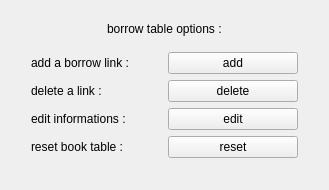
              <widget class="QWidget" name="page_6">
               <property name="geometry">
                <rect>
                 <x>0</x>
                 <y>0</y>
                 <width>329</width>
                 <height>190</height>
                </rect>
               </property>
               <attribute name="label">
                <string>borrow section</string>
               </attribute>
               <layout class="QVBoxLayout" name="verticalLayout_27">
                <item>
                 <layout class="QVBoxLayout" name="verticalLayout_22">
                  <property name="leftMargin">
                   <number>10</number>
                  </property>
                  <property name="topMargin">
                   <number>10</number>
                  </property>
                  <property name="rightMargin">
                   <number>10</number>
                  </property>
                  <property name="bottomMargin">
                   <number>10</number>
                  </property>
                  <item alignment="Qt::AlignmentFlag::AlignHCenter">
                   <widget class="QLabel" name="label_26">
                    <property name="minimumSize">
                     <size>
                      <width>0</width>
                      <height>10</height>
                     </size>
                    </property>
                    <property name="maximumSize">
                     <size>
                      <width>16777215</width>
                      <height>15</height>
                     </size>
                    </property>
                    <property name="text">
                     <string>borrow table options :</string>
                    </property>
                   </widget>
                  </item>
                  <item>
                   <layout class="QGridLayout" name="gridLayout_7">
                    <property name="leftMargin">
                     <number>10</number>
                    </property>
                    <property name="topMargin">
                     <number>10</number>
                    </property>
                    <property name="rightMargin">
                     <number>10</number>
                    </property>
                    <property name="bottomMargin">
                     <number>10</number>
                    </property>
                    <item row="3" column="0">
                     <widget class="QLabel" name="label_27">
                      <property name="text">
                       <string>reset book table :</string>
                      </property>
                     </widget>
                    </item>
                    <item row="1" column="0">
                     <widget class="QLabel" name="label_28">
                      <property name="text">
                       <string>delete a link :</string>
                      </property>
                     </widget>
                    </item>
                    <item row="0" column="0">
                     <widget class="QLabel" name="label_29">
                      <property name="text">
                       <string>add a borrow link :</string>
                      </property>
                     </widget>
                    </item>
                    <item row="2" column="0">
                     <widget class="QLabel" name="label_30">
                      <property name="text">
                       <string>edit informations :</string>
                      </property>
                     </widget>
                    </item>
                    <item row="0" column="1">
                     <widget class="QPushButton" name="home_add_borrow">
                      <property name="text">
                       <string>add</string>
                      </property>
                     </widget>
                    </item>
                    <item row="1" column="1">
                     <widget class="QPushButton" name="home_delete_borrows">
                      <property name="text">
                       <string>delete</string>
                      </property>
                     </widget>
                    </item>
                    <item row="2" column="1">
                     <widget class="QPushButton" name="home_edit_borrow">
                      <property name="text">
                       <string>edit</string>
                      </property>
                     </widget>
                    </item>
                    <item row="3" column="1">
                     <widget class="QPushButton" name="home_resrt_borrows">
                      <property name="text">
                       <string>reset</string>
                      </property>
                     </widget>
                    </item>
                   </layout>
                  </item>
                 </layout>
                </item>
               </layout>
              </widget>
